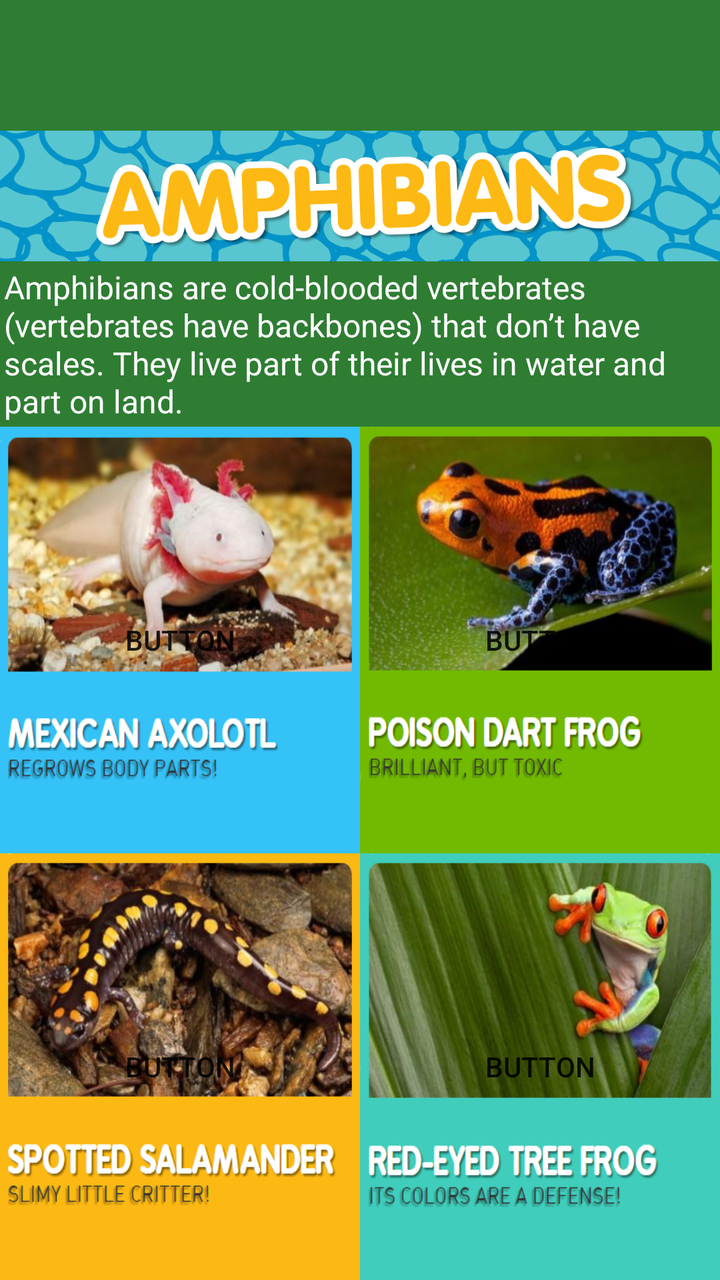
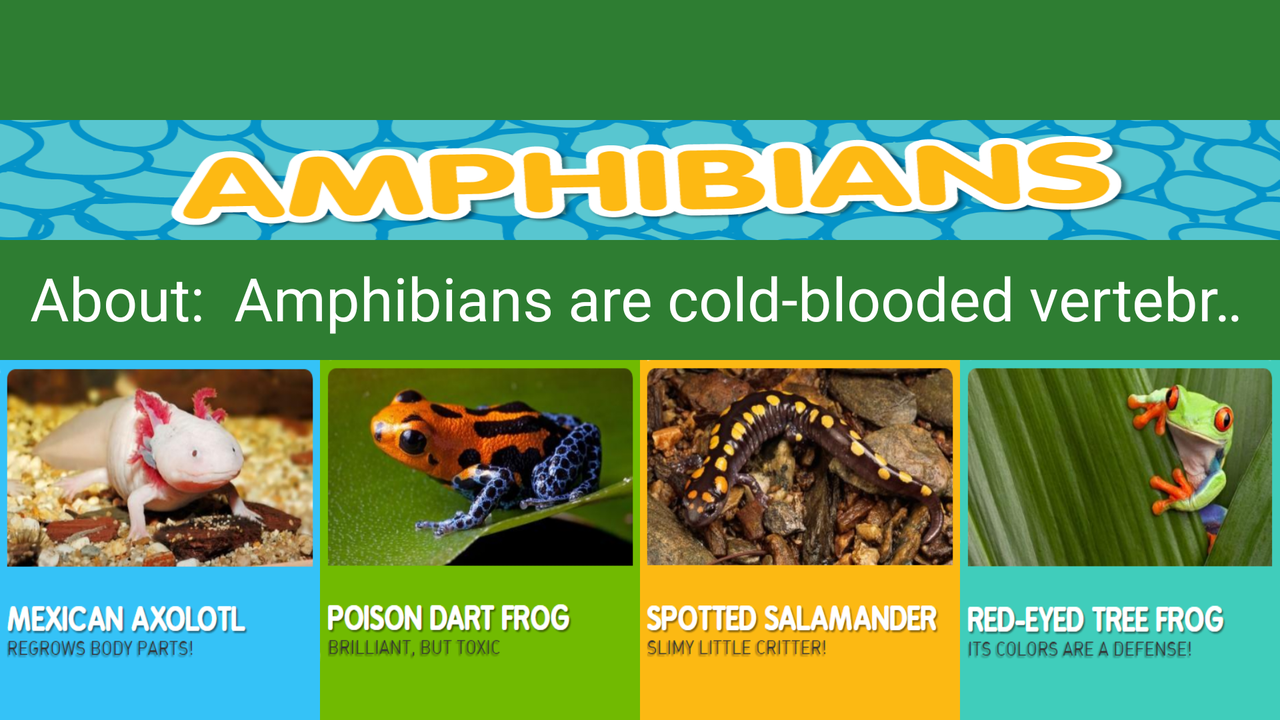

One screen, two layout resources from the same app: the default and the repository's alternative for another configuration. Each is rendered where Android would select it; the XML of both is given below.
<!-- AndroidManifest.xml: application theme AppTheme -->
<!-- res/layout/activity_amphibians.xml -->
<?xml version="1.0" encoding="utf-8"?>
<LinearLayout xmlns:android="http://schemas.android.com/apk/res/android"
    xmlns:app="http://schemas.android.com/apk/res-auto"
    xmlns:tools="http://schemas.android.com/tools"
    android:layout_width="match_parent"
    android:layout_height="match_parent"
    android:background="@color/colorPrimary"
    android:orientation="vertical"
    tools:context="com.example.android.amazinganimalsquiz.animals.libreres.AmphibiansActivity">

    <LinearLayout
        android:layout_width="match_parent"
        android:layout_height="match_parent"
        android:layout_weight="2"
        android:orientation="vertical">

        <ImageView
            android:id="@+id/ngLogo"
            android:layout_width="match_parent"
            android:layout_height="match_parent"
            android:layout_weight="1"
            android:padding="8dp"
            app:srcCompat="@drawable/nglogo" />

        <ImageView
            android:id="@+id/amphibiansLogo"
            android:layout_width="match_parent"
            android:layout_height="match_parent"
            android:layout_weight="1"
            android:scaleType="fitXY"
            app:srcCompat="@drawable/amphibian" />

        <TextView
            android:id="@+id/amphibiansTxt"
            android:layout_width="match_parent"
            android:layout_height="wrap_content"
            android:padding="2dp"
            android:text="Amphibians are cold-blooded vertebrates (vertebrates have backbones) that don’t have scales. They live part of their lives in water and part on land."
            android:textColor="@android:color/background_light"
            android:textSize="16sp" />

    </LinearLayout>

    <LinearLayout
        android:layout_width="match_parent"
        android:layout_height="match_parent"
        android:layout_weight="1"
        android:orientation="vertical">

        <LinearLayout
            android:layout_width="match_parent"
            android:layout_height="match_parent"
            android:layout_weight="1"
            android:orientation="horizontal">

            <Button
                android:id="@+id/mexicanaxolotlBtn"
                android:layout_width="match_parent"
                android:layout_height="match_parent"
                android:layout_weight="1"
                android:background="@drawable/maxicanaxolotl"
                android:text="Button" />

            <Button
                android:id="@+id/poisondartfrogBtn"
                android:layout_width="match_parent"
                android:layout_height="match_parent"
                android:layout_weight="1"
                android:background="@drawable/poisondartfrog"
                android:text="Button" />
        </LinearLayout>

        <LinearLayout
            android:layout_width="match_parent"
            android:layout_height="match_parent"
            android:layout_weight="1"
            android:orientation="horizontal">

            <Button
                android:id="@+id/spottedsalamanderBtn"
                android:layout_width="match_parent"
                android:layout_height="match_parent"
                android:layout_weight="1"
                android:background="@drawable/salamander"
                android:text="Button" />

            <Button
                android:id="@+id/redeyedtreefrogBtn"
                android:layout_width="match_parent"
                android:layout_height="match_parent"
                android:layout_weight="1"
                android:background="@drawable/redeyedtreefrog"
                android:text="Button" />
        </LinearLayout>
    </LinearLayout>


</LinearLayout>
<!-- resources referenced by this layout -->
<resources>
  <color name="colorPrimary">#2e7d32</color>
  <!-- drawable amphibian: png bitmap (drawable, 910839 bytes) -->
  <!-- drawable maxicanaxolotl: png bitmap (drawable, 642208 bytes) -->
  <!-- drawable poisondartfrog: png bitmap (drawable, 643776 bytes) -->
  <!-- drawable redeyedtreefrog: png bitmap (drawable, 643729 bytes) -->
  <!-- drawable salamander: png bitmap (drawable, 643809 bytes) -->
  <style name="AppTheme" parent="Theme.AppCompat.Light.DarkActionBar">
          
          <item name="colorPrimary">@color/colorPrimary</item>
          <item name="colorPrimaryDark">@color/colorPrimaryDark</item>
          <item name="colorAccent">@color/colorAccent</item>
  
          <item name="windowActionBar">false</item>
          <item name="windowNoTitle">true</item>
  
  
          
      </style>
  <color name="colorPrimaryDark">#1b5e20</color>
  <color name="colorAccent">#ffff00</color>
</resources>
<!-- res/layout-land/activity_amphibians.xml (the repository's variant of the layout above) -->
<!-- drawn on the phone turned sideways -->
<?xml version="1.0" encoding="utf-8"?>
<LinearLayout xmlns:android="http://schemas.android.com/apk/res/android"
    xmlns:app="http://schemas.android.com/apk/res-auto"
    xmlns:tools="http://schemas.android.com/tools"
    android:layout_width="match_parent"
    android:layout_height="match_parent"
    android:background="@color/colorPrimary"
    android:orientation="vertical"
    tools:context="com.example.android.amazinganimalsquiz.animals.libreres.AmphibiansActivity">

    <LinearLayout
        android:layout_width="match_parent"
        android:layout_height="match_parent"
        android:layout_weight="1"
        android:orientation="vertical">

        <LinearLayout
            android:layout_width="match_parent"
            android:layout_height="match_parent"
            android:layout_weight="1"
            android:orientation="vertical">

            <ImageView
                android:id="@+id/ngLogo"
                android:layout_width="match_parent"
                android:layout_height="0dp"
                android:layout_weight="1"
                android:padding="8dp"
                app:srcCompat="@drawable/nglogo" />

            <ImageView
                android:id="@+id/amphibiansLogo"
                android:layout_width="match_parent"
                android:layout_height="0dp"
                android:layout_weight="1"
                android:scaleType="fitXY"
                app:srcCompat="@drawable/amphibian" />
        </LinearLayout>


        
        <LinearLayout
            android:layout_width="match_parent"
            android:layout_height="match_parent"
            android:layout_weight="2"
            android:orientation="vertical">

            <LinearLayout
                android:layout_width="match_parent"
                android:layout_height="match_parent"
                android:layout_weight="3"
                android:orientation="vertical">

            </LinearLayout>

            <LinearLayout
                android:layout_width="match_parent"
                android:layout_height="match_parent"
                android:layout_weight="1"
                android:orientation="vertical">

                <TextView
                    android:id="@+id/amphibiansTxt"
                    android:layout_width="match_parent"
                    android:layout_height="wrap_content"
                    android:ellipsize="marquee"
                    android:focusable="true"
                    android:focusableInTouchMode="true"
                    android:freezesText="true"
                    android:marqueeRepeatLimit="marquee_forever"
                    android:paddingLeft="15dip"
                    android:paddingRight="15dip"
                    android:scrollHorizontally="true"
                    android:singleLine="true"
                    android:text="About:  Amphibians are cold-blooded vertebrates (vertebrates have backbones) that don’t have scales. They live part of their lives in water and part on land."
                    android:textColor="@android:color/background_light"
                    android:textSize="30sp" />
            </LinearLayout>

            <LinearLayout
                android:layout_width="match_parent"
                android:layout_height="match_parent"
                android:layout_weight="3"
                android:orientation="vertical">

            </LinearLayout>

        </LinearLayout>

    </LinearLayout>

    <LinearLayout
        android:layout_width="match_parent"
        android:layout_height="match_parent"
        android:layout_weight="1"
        android:orientation="vertical">

        <LinearLayout
            android:layout_width="match_parent"
            android:layout_height="match_parent"
            android:layout_weight="1"
            android:orientation="horizontal">

            <Button
                android:id="@+id/mexicanaxolotlBtn"
                android:layout_width="match_parent"
                android:layout_height="match_parent"
                android:layout_weight="1"
                android:background="@drawable/maxicanaxolotl"


                />

            <Button
                android:id="@+id/poisondartfrogBtn"
                android:layout_width="match_parent"
                android:layout_height="match_parent"
                android:layout_weight="1"
                android:background="@drawable/poisondartfrog" />

            <Button
                android:id="@+id/spottedsalamanderBtn"
                android:layout_width="match_parent"
                android:layout_height="match_parent"
                android:layout_weight="1"
                android:background="@drawable/salamander" />

            <Button
                android:id="@+id/redeyedtreefrogBtn"
                android:layout_width="match_parent"
                android:layout_height="match_parent"
                android:layout_weight="1"
                android:background="@drawable/redeyedtreefrog" />

        </LinearLayout>

    </LinearLayout>


</LinearLayout>
